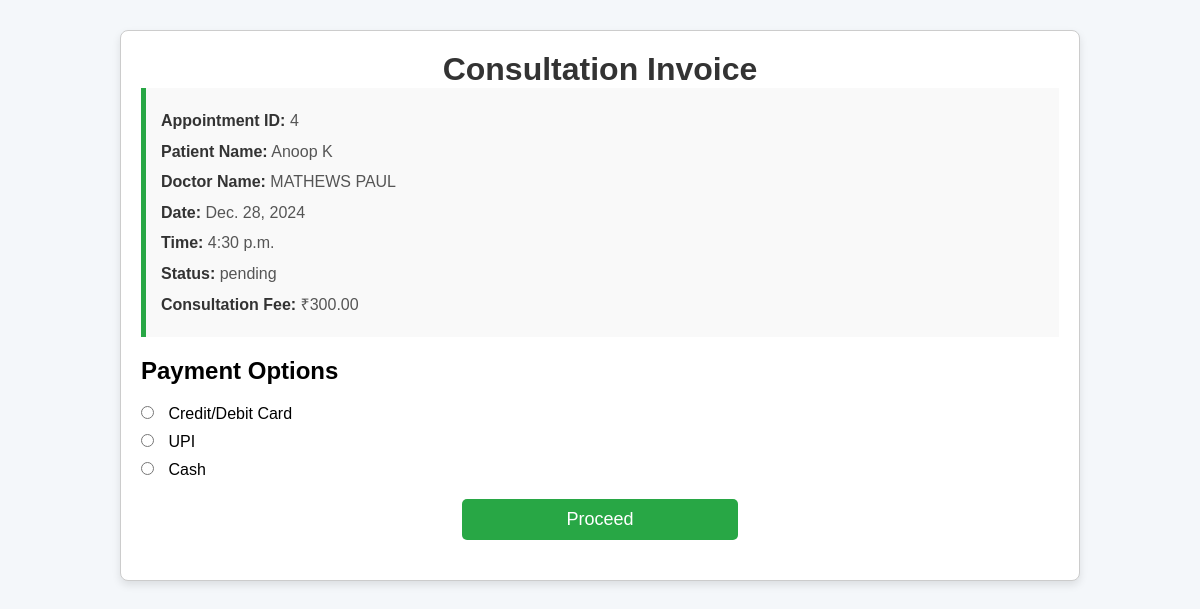
The app's page /generate-invoice/4/ with its own data.
### hmsapp/models.py (models this page shows, shortened)
class Appointment(models.Model):
    STATUS_CHOICES = [
        ('pending', 'Pending'),
        ('confirmed', 'Confirmed'),
        ('completed', 'Completed'),
        ('cancelled', 'Cancelled'),
    ]
    appointment_number = models.IntegerField(default=0,unique=True)
    department = models.ForeignKey(Department, on_delete=models.CASCADE, default=0)
    patient = models.ForeignKey(Patient, on_delete=models.CASCADE, default=0)
    date_of_appointment = models.DateField()
    time_of_appointment = models.TimeField()
    doctor = models.ForeignKey(Doctor, on_delete=models.CASCADE)
    reason = models.TextField(blank=True,null=True)
    status = models.CharField(max_length=200, choices=STATUS_CHOICES, default='pending')
    created_at = models.DateTimeField(auto_now_add=True)
    updated_at = models.DateTimeField(auto_now=True)

class Patient(models.Model):
    GENDER_CHOICES = [
        ('male', 'Male'),
        ('female', 'Female'),
        ('other', 'Other'),
    ]
    user = models.OneToOneField(CustomUser, on_delete=models.CASCADE, null=True, blank=True)
    patient_pic = models.ImageField(upload_to='user/images/', null=True, blank=True)
    patient_name = models.CharField(max_length=200)
    mobile_number = models.CharField(max_length=15, validators=[phone_regex])
    email = models.EmailField(max_length=200)
    gender = models.CharField(max_length=100, choices=GENDER_CHOICES)
    address = models.TextField()
    dob = models.DateField(null=True, blank=True)
    patient_id = models.CharField(max_length=10, unique=True, null=True, blank=True)
    created_at = models.DateTimeField(auto_now_add=True)
    updated_at = models.DateTimeField(auto_now=True)

class Doctor(models.Model):
    user = models.OneToOneField(CustomUser, on_delete=models.CASCADE, null=True, blank=True)
    doc_pic = models.ImageField(upload_to='doctor/images/',null=True, blank=True)
    doc_name = models.CharField(max_length=200)
    email = models.EmailField(max_length=200)
    mobile_number = models.CharField(max_length=15, validators=[phone_regex])
    qualification = models.CharField(max_length=200)
    specialization = models.CharField(max_length=200)
    department = models.ForeignKey(Department, on_delete=models.CASCADE)
    doctor_id = models.CharField(max_length=6, unique=True, null=True, blank=True)
    created_at = models.DateTimeField(auto_now_add=True)
    updated_at = models.DateTimeField(auto_now=True)

class DoctorAvailability(models.Model):
    doctor = models.ForeignKey(Doctor, on_delete=models.CASCADE)
    day = models.CharField(max_length=20)
    start_time = models.TimeField()
    end_time = models.TimeField()
    consultation_fee = models.DecimalField(max_digits=8, decimal_places=2, default=300.00)

### hmsapp/views.py (the view)
# urls.py: path('generate-invoice/<int:appointment_id>/', views.generate_invoice, name='generate_invoice'),
def generate_invoice(request, appointment_id):
    appointment = get_object_or_404(Appointment, id=appointment_id)
    consultation_fee = appointment.doctor.doctoravailability_set.first().consultation_fee if appointment.doctor.doctoravailability_set.exists() else 0
    if appointment.status != 'pending':
        return JsonResponse({'error': 'Invoice can only be generated for pending appointments.'}, status=400)
    return render(request, 'admin/invoice.html', {'appointment': appointment ,'consultation_fee': consultation_fee})

### templates/admin/invoice.html (shortened to what this page needs)
<!DOCTYPE html>
{% load static %}
<html lang="en">
<head>
    <link rel="stylesheet" href="{% static 'admin_dashboard.css' %}">
</head>
<body>
    <div class="invoice-container">
        <h1>Consultation Invoice</h1>
        <div class="invoice-details">
            <p><strong>Appointment ID:</strong> {{ appointment.id }}</p>
            <p><strong>Patient Name:</strong> {{ appointment.patient.patient_name }}</p>
            <p><strong>Doctor Name:</strong> {{ appointment.doctor.doc_name }}</p>
            <p><strong>Date:</strong> {{ appointment.date_of_appointment }}</p>
            <p><strong>Time:</strong> {{ appointment.time_of_appointment }}</p>
            <p><strong>Status:</strong> {{ appointment.status }}</p>
            <p><strong>Consultation Fee:</strong> ₹{{ consultation_fee }}</p>
        </div>
        <h2>Payment Options</h2>
        <form action="{% url 'process_payment' appointment.id %}" method="post">
            <div class="payment-options">
                <label>
                    <input type="radio" name="payment_method" value="card" required> Credit/Debit Card
                </label>
                <label>
                    <input type="radio" name="payment_method" value="upi" required> UPI
                </label>
                <label>
                    <input type="radio" name="payment_method" value="cash" required> Cash
                </label>
            </div>
            <button type="submit">Proceed</button>
        </form>
    </div>
</body>
</html>

### static/css/admin_dashboard.css (style rules this page uses)
* { margin: 0; padding: 0; box-sizing: border-box; }
body { display: flex; font-family: Arial, sans-serif; }
button { padding: 6px 12px; margin: 5px; cursor: pointer; }
.invoice-container { width: 60%; margin: 0 auto; padding: 20px; border: 1px solid #ccc; border-radius: 10px; background-color: #f9f9f9; }
.invoice-container h1 { text-align: center; color: #333; }

### templates/admin/invoice.html (style rules this page uses)
body { font-family: Arial, sans-serif; background-color: #f4f7fa; margin: 0; padding: 0; }
.invoice-container { width: 80%; margin: 30px auto; background-color: white; padding: 20px; border-radius: 8px; box-shadow: 0 4px 8px rgba(0, 0, 0, 0.1); }
h1 { text-align: center; color: #333; }
p { font-size: 16px; line-height: 1.6; color: #555; }
strong { font-weight: bold; color: #333; }
.payment-options { margin-top: 20px; }
.payment-options label { display: block; margin: 10px 0; font-size: 16px; }
.payment-options input { margin-right: 10px; }
button { background-color: #28a745; color: white; font-size: 18px; padding: 10px 20px; border: none; border-radius: 5px; cursor: pointer; transition: background-color 0.3s ease; width: 30%; display: block; margin: 20px auto; }
.invoice-details { margin-bottom: 20px; padding: 15px; background-color: #f9f9f9; border-left: 5px solid #28a745; }
.invoice-details p { margin: 5px 0; }

### records on screen
Appointment: id "4", patient.patient_name "Anoop K", doctor.doc_name "MATHEWS PAUL", date_of_appointment "Dec. 28, 2024", time_of_appointment "4:30 p.m.", status "pending"
DoctorAvailability: consultation_fee "300.00"
